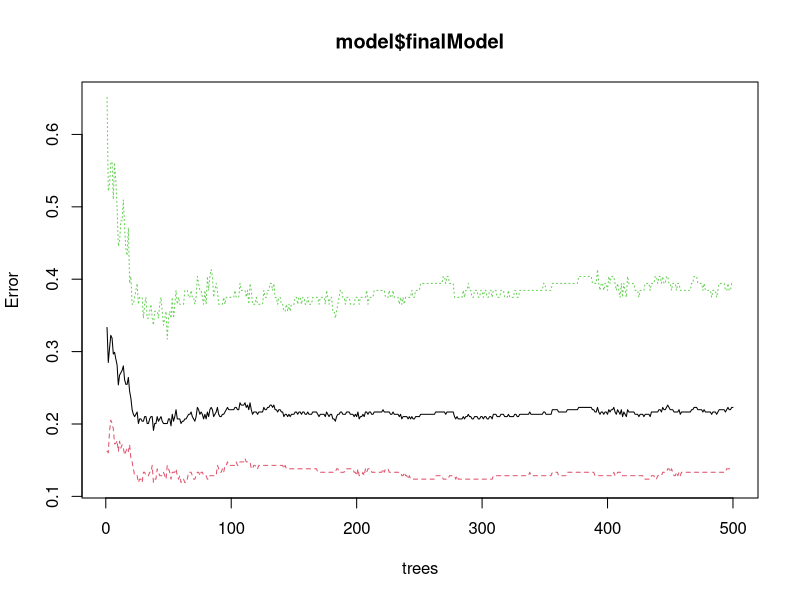
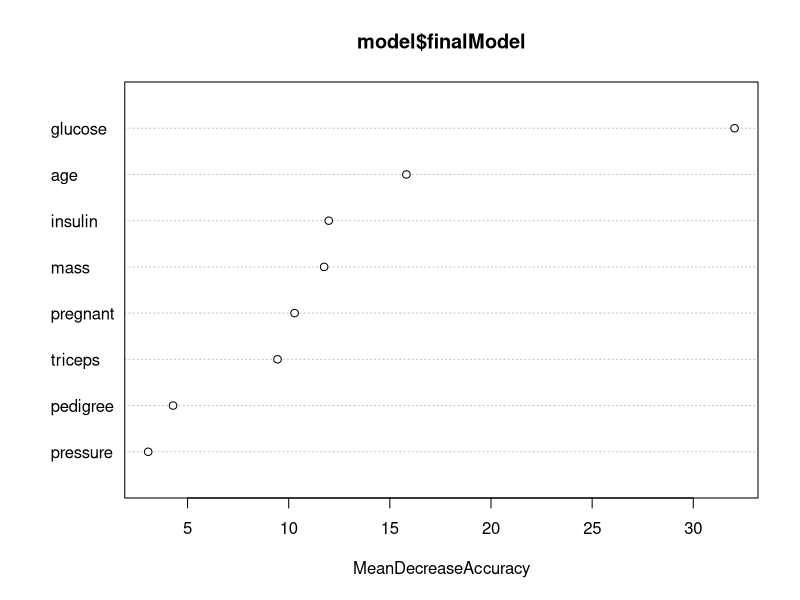
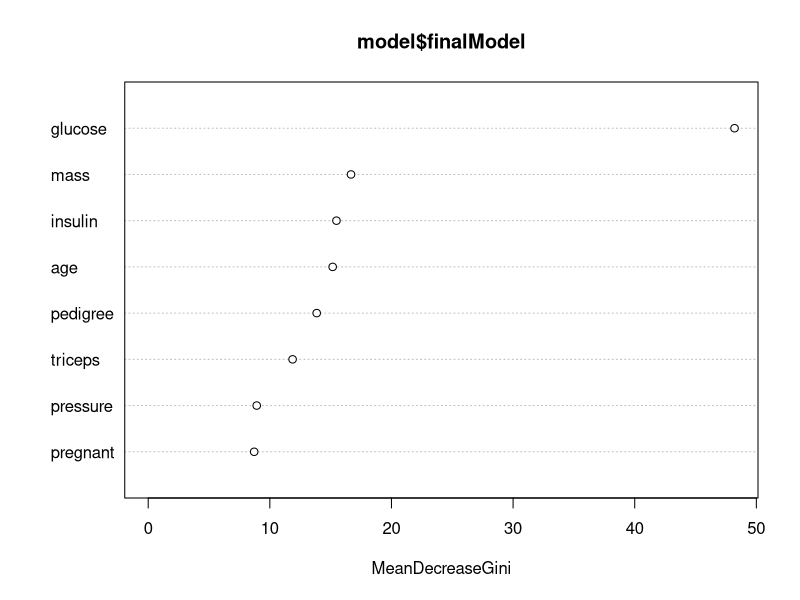
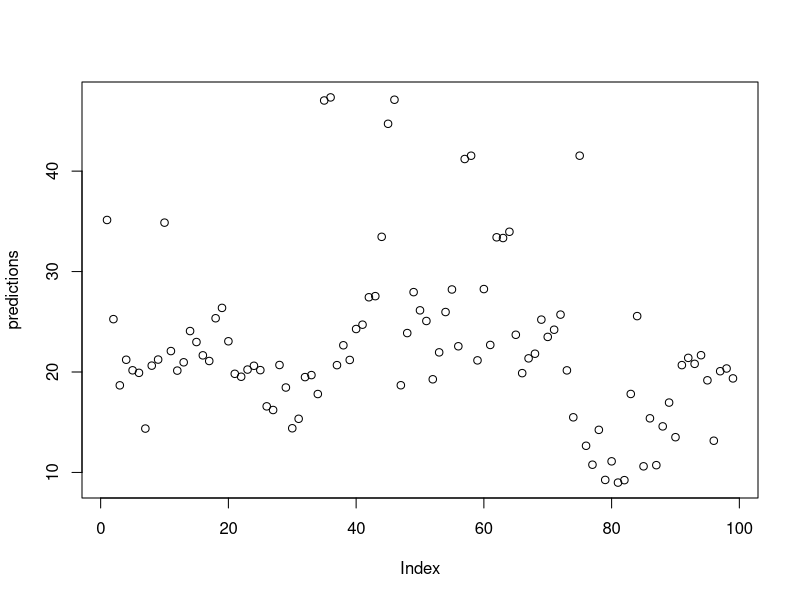

Here is the R script that generated these plots, in order:
#Random Forest
#http://www.sthda.com/english/articles/35-statistical-machine-learning-essentials/140-bagging-and-random-forest-essentials/
#The standard decision tree model, CART for classification and regression trees, build only one single tree, which is then used to predict the outcome of new observations. The output of this strategy is very unstable and the tree structure might be severally affected by a small change in the training data set.
#There are different powerful alternatives to the classical CART algorithm, including bagging, Random Forest and boosting.
library(tidyverse)  #tidyverse for easy data manipulation and visualization
library(caret)      #caret for easy machine learning workflow
library(randomForest)  #randomForest for computing random forest algorithm
#===========================for classification regression==================
# Load the data and remove NAs
data("PimaIndiansDiabetes2", package = "mlbench")
PimaIndiansDiabetes2 <- na.omit(PimaIndiansDiabetes2)
# Inspect the data
sample_n(PimaIndiansDiabetes2, 3)
# Split the data into training and test set
set.seed(123)
training.samples <- PimaIndiansDiabetes2$diabetes %>% 
  createDataPartition(p = 0.8, list = FALSE)
train.data  <- PimaIndiansDiabetes2[training.samples, ]
test.data <- PimaIndiansDiabetes2[-training.samples, ]
#-----Computing random forest classifier
#We'll use the caret workflow, which invokes the randomforest() function [randomForest package], to automatically select the optimal number (mtry) of predictor variables randomly sampled as candidates at each split, and fit the final best random forest model that explains the best our data.
# Fit the model on the training set
set.seed(123)
model <- train(
  diabetes ~., data = train.data, method = "rf",
  trControl = trainControl("cv", number = 10),
  importance = TRUE
)
# Best tuning parameter
model$bestTune
# Final model
model$finalModel
# Make predictions on the test data
predicted.classes <- model %>% predict(test.data)
plot(model$finalModel)
head(predicted.classes)
# Compute model accuracy rate
mean(predicted.classes == test.data$diabetes)
#By default, 500 trees are trained. The optimal number of variables sampled at each split is 5.
#Each bagged tree makes use of around two-thirds of the observations. The remaining one-third of the observations not used to fit a given bagged tree are referred to as the out-of-bag (OOB) observations (James et al. 2014).
#For a given tree, the out-of-bag (OOB) error is the model error in predicting the data left out of the training set for that tree (P. Bruce and Bruce 2017). OOB is a very straightforward way to estimate the test error of a bagged model, without the need to perform cross-validation or the validation set approach.
#In our example, the OBB estimate of error rate is 23%.
#result::The prediction accuracy on new test data is 79%, which is good.
#-------Variable importance
install.packages("randomForest ")
library(randomForest)
importance(model$finalModel)
#MeanDecreaseAccuracy, which is the average decrease of model accuracy in predicting the outcome of the out-of-bag samples when a specific variable is excluded from the model.
#MeanDecreaseGini, which is the average decrease in node impurity that results from splits over that variable. The Gini impurity index is only used for classification problem.
#Note:: that, by default (argument importance = FALSE), randomForest only calculates the Gini impurity index. However, computing the model accuracy by variable (argument importance = TRUE) requires supplementary computations which might be time consuming in the situations, where thousands of models (trees) are being fitted.
# Plot MeanDecreaseAccuracy
varImpPlot(model$finalModel, type = 1)   #randomForest package
# Plot MeanDecreaseGini
varImpPlot(model$finalModel, type = 2)
#The results show that across all of the trees considered in the random forest, the glucose and age variables are the two most important variables.
#The function varImp() [in caret] displays the importance of variables in percentage:
varImp(model)    #package caret
#===========================regression================================
# Load the data
data("Boston", package = "MASS")
# Inspect the data
sample_n(Boston, 3)
# Split the data into training and test set
set.seed(123)
training.samples <- Boston$medv %>%
  createDataPartition(p = 0.8, list = FALSE)
train.data  <- Boston[training.samples, ]
test.data <- Boston[-training.samples, ]
#-----Computing random forest regression trees
#Here the prediction error is measured by the RMSE,
#RMSE is computed as RMSE = mean((observeds - predicteds)^2) %>% sqrt(). 
#The lower the RMSE, the better the model.
# Fit the model on the training set
set.seed(123)
model <- train(
  medv ~., data = train.data, method = "rf",
  trControl = trainControl("cv", number = 10)
)
# Best tuning parameter mtry
model$bestTune
# Make predictions on the test data
predictions <- model %>% predict(test.data)
plot(predictions)
head(predictions)
# Compute the average prediction error RMSE
RMSE(predictions, test.data$medv)
#========================Hyperparameters for both=====================
# the random forest algorithm has a set of hyperparameters that should be tuned using cross-validation to avoid overfitting.
# includes::
    #nodesize: Minimum size of terminal nodes. Default value for classification is 1 and default for regression is 5.
    #maxnodes: Maximum number of terminal nodes trees in the forest can have. If not given, trees are grown to the maximum possible (subject to limits by nodesize).
#Ignoring these parameters might lead to overfitting on noisy data set (P. Bruce and Bruce 2017). Cross-validation can be used to test different values, in order to select the optimal value.
#Hyperparameters can be tuned manually using the caret package. For a given parameter, the approach consists of fitting many models with different values of the parameters and then comparing the models.
#The following example tests different values of nodesize using the PimaIndiansDiabetes2 data set for classification:
data("PimaIndiansDiabetes2", package = "mlbench")
models <- list()
for (nodesize in c(1, 2, 4, 8)) {
  set.seed(123)
  model <- train(
    diabetes~., data = na.omit(PimaIndiansDiabetes2), method="rf", 
    trControl = trainControl(method="cv", number=10),
    metric = "Accuracy",
    nodesize = nodesize
  )
  model.name <- toString(nodesize)
  models[[model.name]] <- model
}
# Compare results
resamples(models) %>% summary(metric = "Accuracy")
#result::It can be seen that, using a nodesize value of 2 or 4 leads to the most median accuracy value.
